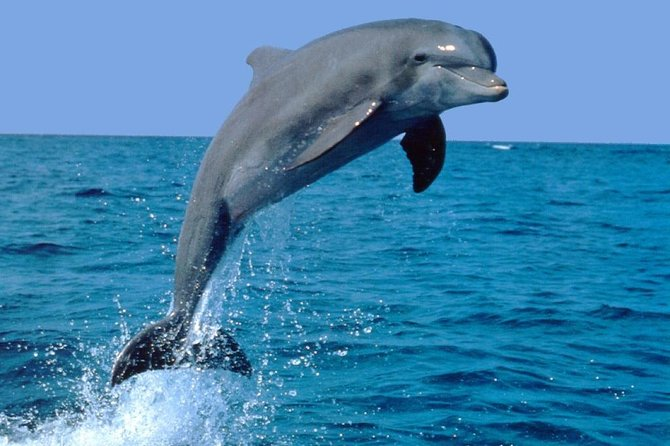
#> input picture images/dolphin.jpg, 670 x 446 px
$ jupyter execute --allow-errors image_to_cartoon.ipynb
#> lines starting #> are read from the running program, lines starting #| are printed output that depends on the picture; after the words box and inside, x2 and y2 are one past the last pixel; in counts of white or black regions, pixels touching at a corner belong together
[cell 1]
import numpy as np
import cv2
import matplotlib.pyplot as plt
import matplotlib.image as matim
import ipywidgets as widgets

[cell 2]
img = matim.imread('./images/dolphin.jpg')
#> img is the input picture: shape (446, 670, 3); mean R, G, B 64.7, 132.1, 174.4
#> the sliders are set to s = 100, r = 0.5
plt.imshow(img)

### Edge Preserving Filter

[cell 3]
@widgets.interact_manual(s=(0,200,1),r=(0,1,0.1))
def edgePreserve(s=50,r=0.5):
#> called with s = 100, r = 0.5
    edgeImg = cv2.edgePreservingFilter(img,sigma_s=s,sigma_r=r)
    # display output
    plt.figure(figsize=(15,8))
    plt.subplot(1,2,1) # orginal image
    plt.imshow(img)
    plt.yticks([]),plt.xticks([])
    plt.title('Orignal Image')
    plt.subplot(1,2,2) # filtered image
    plt.imshow(edgeImg)
    plt.title('Filter Image')
    plt.yticks([]),plt.xticks([])
    plt.show()
#> the sliders are set to s = 100, r = 0.5

###  Detail Enhance

[cell 4]
@widgets.interact(s=(0,200,1),r=(0,1,0.1))
def detail(s=20,r=0.2):
#> called with s = 100, r = 0.5
    detaiImg = cv2.detailEnhance(img,sigma_s=s,sigma_r=r)
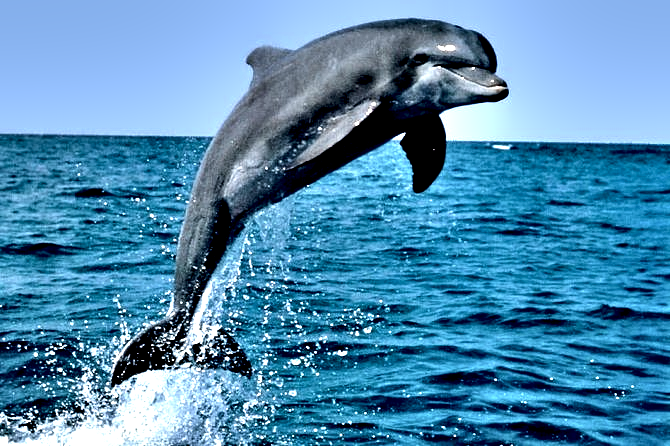
#> detaiImg: shape (446, 670, 3); mean R, G, B 78.4, 138.8, 177.1
    # display output
    plt.figure(figsize=(15,8))
    plt.subplot(1,2,1) # orginal image
    plt.imshow(img)
    plt.yticks([]),plt.xticks([])
    plt.title('Orignal Image')
    plt.subplot(1,2,2) # filtered image
    plt.imshow(detaiImg)
    plt.title('Detail Enhance')
    plt.yticks([]),plt.xticks([])
    plt.show()

---

[cell 5]
def adjust_gamma(image,gamma=1):
    invGamma = 1.0 / gamma
    table = np.array([((i/255)**invGamma)*255 for i in np.arange(0,256)]) # lookup table
    lut_img = cv2.LUT(image.astype(np.uint8),table.astype(np.uint8))
    return lut_img

[cell 6]
path = './images/dolphin.jpg'
img = matim.imread(path)

[cell 7]
#pencil sketch
ksize = 21
sigmaX = 9
gamma = 0.1
gray = cv2.cvtColor(img,cv2.COLOR_BGR2GRAY)
gray_blur = cv2.GaussianBlur(gray,(ksize,ksize),sigmaX) # ksize = 3 to 25 and sigmax = 1 to 15
gray_blur_divide = cv2.divide(gray,gray_blur,scale=256)
pencil_sktech = adjust_gamma(gray_blur_divide,gamma=gamma)#0 - 1


# display output
plt.figure(figsize=(15,8))
plt.subplot(2,2,1)
plt.imshow(gray,cmap='gray')
plt.subplot(2,2,2)
plt.imshow(gray_blur,cmap='gray')
plt.subplot(2,2,3)
plt.imshow(gray_blur_divide,cmap='gray')
plt.subplot(2,2,4)
plt.imshow(pencil_sktech,cmap='gray')
#> the sliders are set to ksize = 14, sigmaX = 8, gamma = 0.5

#> (a cell that did not finish here is left out)

[cell 9]
img = matim.imread('./images/dolphin.jpg')

[cell 10]
# Edge Mask
def edge_mask(img,ksize,block_size):
#> called with ksize = 5, block_size = 9
    gray = cv2.cvtColor(img,cv2.COLOR_BGR2GRAY)
    gray_median = cv2.medianBlur(gray,ksize)
    edges = cv2.adaptiveThreshold(gray_median,255,cv2.ADAPTIVE_THRESH_MEAN_C,
                                  cv2.THRESH_BINARY,block_size,ksize)
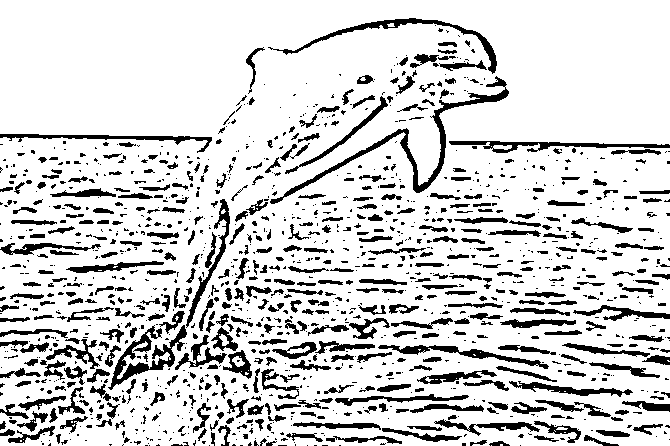
#> edges: shape (446, 670); 82.9% white; 1316 black regions (855 under 20 px), largest, box (x1, y1, x2, y2) and area: (270, 76, 509, 204) 2033, (108, 325, 187, 390) 1370, (268, 18, 497, 74) 1174
    return edges

[cell 11]
edge_img = edge_mask(img,5,9)

[cell 12]
plt.imshow(edge_img,cmap='gray')

### K Means Clustering

[cell 13]
def kmeans_cluster(img,k):
    # transform image
#> called with k = 6
    data = np.float32(img).reshape((-1,3))

    criteria = (cv2.TERM_CRITERIA_EPS + cv2.TERM_CRITERIA_MAX_ITER,20,0.001)
    # k means
    ret, label, center = cv2.kmeans(data,k,None,criteria,5,cv2.KMEANS_RANDOM_CENTERS)
#> ret = 168715524.6; center = [[44.8, 136.6, 178.8], [192.5, 224.9, 245.4], [12.17, 113.6, 157.1], [104.8, 123.9, 141.4], [124.9, 167.8, 224.2], [20.63, 57.03, 90.14]]
    center = np.uint8(center)
#> center = [[44, 136, 178], [192, 224, 245], [12, 113, 157], [104, 123, 141], [124, 167, 224], [20, 57, 90]]
    result = center[label.flatten()]
    result = result.reshape(img.shape)
    return result

[cell 14]
cluster_img = kmeans_cluster(img,6)

[cell 15]
plt.figure(figsize=(10,6))
plt.subplot(1,2,1)
plt.imshow(img)
plt.subplot(1,2,2)
plt.imshow(cluster_img)

[cell 16]
# apply bilateral filter
d = 7
sigmacolor = 200 # greater 100
sigmaspace = 200 # greater 200
bilateral = cv2.bilateralFilter(cluster_img,d=d,sigmaColor=sigmacolor,sigmaSpace=sigmaspace)
cartoon = cv2.bitwise_and(bilateral,bilateral,mask=edge_img)
#> the sliders are set to ksize = 11, block_size = 11, k = 10, d = 10, sigmacolor = 150, sigmaspace = 150

[cell 17]
plt.imshow(cartoon)

[cell 18]
# image to cartoon widgets

def edge_mask(img,ksize,block_size):
#> called with ksize = 11, block_size = 11
    gray = cv2.cvtColor(img,cv2.COLOR_BGR2GRAY)
    gray_median = cv2.medianBlur(gray,ksize)
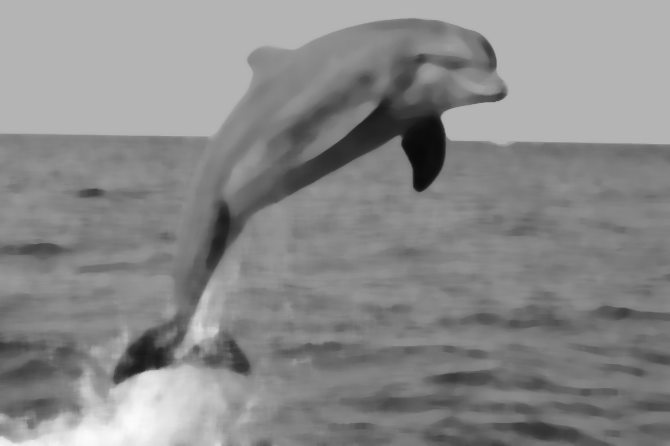
#> gray_median: shape (446, 670); min 9, max 251, mean 137.1
    edges = cv2.adaptiveThreshold(gray_median,255,cv2.ADAPTIVE_THRESH_MEAN_C,
                                  cv2.THRESH_BINARY,block_size,ksize)
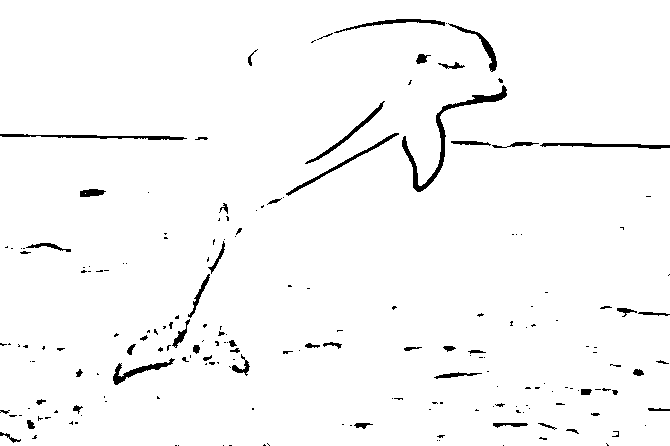
#> edges: shape (446, 670); 97.5% white; 197 black regions (139 under 20 px), largest, box (x1, y1, x2, y2) and area: (402, 85, 507, 192) 1060, (0, 134, 187, 140) 494, (286, 133, 399, 196) 419
    return edges

def kmeans_cluster(img,k):
    # transform image
#> called with k = 10
    data = np.float32(img).reshape((-1,3))

    criteria = (cv2.TERM_CRITERIA_EPS + cv2.TERM_CRITERIA_MAX_ITER,20,0.001)
    # k means
    ret, label, center = cv2.kmeans(data,k,None,criteria,5,cv2.KMEANS_RANDOM_CENTERS)
#> ret = 91227342.7; center = [[164.2, 203.6, 235.3], [125, 167.5, 225.2], [209.7, 237.2, 249.8], [114.6, 130.9, 147.2], [67.67, 93.7, 115.1], [7.98, 88.88, 132.9], [16.93, 39.48, 68.37], [13.94, 121.9, 165.8], [73.83, 146.7, 187.2], [42.04, 134.5, 176.5]]
    center = np.uint8(center)
#> center = [[164, 203, 235], [124, 167, 225], [209, 237, 249], [114, 130, 147], [67, 93, 115], [7, 88, 132], [16, 39, 68], [13, 121, 165], [73, 146, 187], [42, 134, 176]]
    result = center[label.flatten()]
    result = result.reshape(img.shape)
    return result

[cell 19]
img = matim.imread('./images/dolphin.jpg')

[cell 20]
# cartoonizing
@widgets.interact_manual(ksize=(1,21,2),block_size=(1,21,2),k=(1,20,1),
                         d=(5,15,2),sigmacolor=(1,300),sigmaspace=(1,300))
def cartoon_image(ksize=5,block_size=7,k=7,d=7,sigmacolor=200,sigmaspace=200):
    # step-1: edge_mask, kmeans
    edgeMask =  edge_mask(img,ksize,block_size)
    cluster_img = kmeans_cluster(img,k)
    # step-2: apply bilateral filter
    bilateral = cv2.bilateralFilter(cluster_img,d=d,sigmaColor=sigmacolor,sigmaSpace=sigmaspace)
    cartoon = cv2.bitwise_and(bilateral,bilateral,mask=edgeMask)
    # display
    plt.figure(figsize=(15,8))
    plt.subplot(1,2,1) # orginal image
    plt.imshow(img)
    plt.yticks([]),plt.xticks([])
    plt.title('Orignal Image')
    plt.subplot(1,2,2) # filtered image
    plt.imshow(cartoon)
    plt.title('Cartoon Image')
    plt.yticks([]),plt.xticks([])
    plt.show()

# App

[cell 21]
img = matim.imread('./images/g1.jpg')
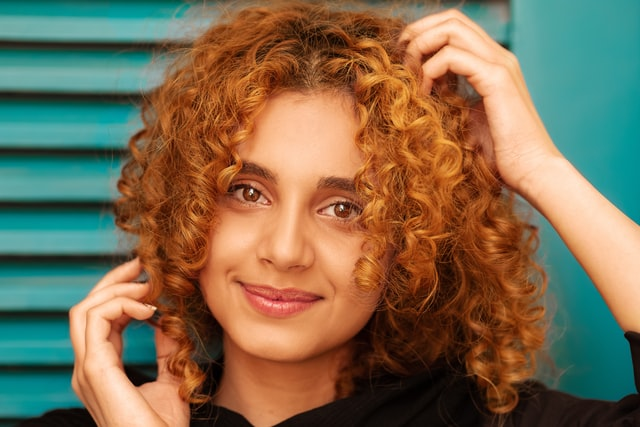
#> input picture images/g1.jpg, 640 x 427 px
#> img is the input picture: shape (427, 640, 3); mean R, G, B 124.1, 107.7, 81.4
#> the sliders are set to style = detail

[cell 22]
@widgets.interact_manual(style=['detail','pencil','cartoon'])
def app(style='pencil'):
#> called with style = 'detail'
    if style == 'detail':
        # ---------- detail enhance
        @widgets.interact_manual(s=(0,200,1),r=(0,1,0.1))
#> the sliders are set to s = 100, r = 0.5
        def detail(s=20,r=0.2):
#> called with s = 100, r = 0.5
            detaiImg = cv2.detailEnhance(img,sigma_s=s,sigma_r=r)
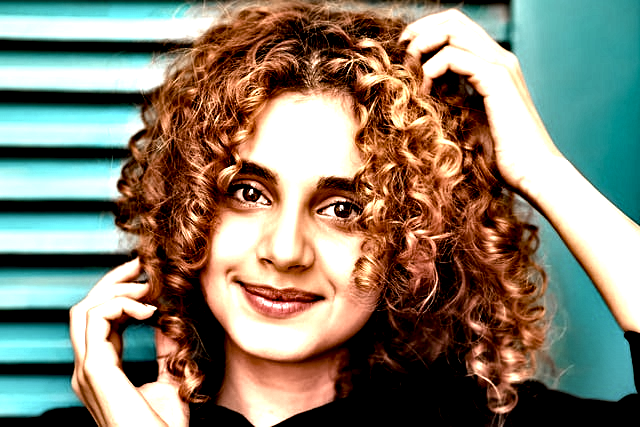
#> detaiImg: shape (427, 640, 3); mean R, G, B 133.3, 127, 110.9
            # display output
            plt.figure(figsize=(15,8))
            plt.subplot(1,2,1) # orginal image
            plt.imshow(img)
            plt.yticks([]),plt.xticks([])
            plt.title('Orignal Image')
            plt.subplot(1,2,2) # filtered image
            plt.imshow(detaiImg)
            plt.title('Detail Enhance')
            plt.yticks([]),plt.xticks([])
            plt.show()

    elif style=='pencil':
        # ---------- pencil art
        @widgets.interact_manual(ksize=(3,25,2),sigmaX=(1,15,2),gamma=(0,1,0.01))
        def pencil_art_image(ksize=21,sigmaX=9,gamma=0.1):
            gray = cv2.cvtColor(img,cv2.COLOR_BGR2GRAY)
            gray_blur = cv2.GaussianBlur(gray,(ksize,ksize),sigmaX) # ksize = 3 to 25 and sigmax = 1 to 15
            gray_blur_divide = cv2.divide(gray,gray_blur,scale=256)
            pencil_sktech = adjust_gamma(gray_blur_divide,gamma=gamma)#0 - 1
            # display the output
            plt.figure(figsize=(15,8))
            plt.subplot(1,2,1) # orginal image
            plt.imshow(img)
            plt.yticks([]),plt.xticks([])
            plt.title('Orignal Image')
            plt.subplot(1,2,2) # filtered image
            plt.imshow(pencil_sktech,cmap='gray')
            plt.title('Pencil Sketch')
            plt.yticks([]),plt.xticks([])
            plt.show()


    elif style =='cartoon':
        # cartoonizing
        @widgets.interact_manual(ksize=(1,21,2),block_size=(1,21,2),k=(1,20,1),
                                 d=(5,15,2),sigmacolor=(1,300),sigmaspace=(1,300))
        def cartoon_image(ksize=5,block_size=7,k=7,d=7,sigmacolor=200,sigmaspace=200):
            # step-1: edge_mask, kmeans
            edgeMask =  edge_mask(img,ksize,block_size)
            cluster_img = kmeans_cluster(img,k)
            # step-2: apply bilateral filter
            bilateral = cv2.bilateralFilter(cluster_img,d=d,sigmaColor=sigmacolor,sigmaSpace=sigmaspace)
            cartoon = cv2.bitwise_and(bilateral,bilateral,mask=edgeMask)
            # display
            plt.figure(figsize=(15,8))
            plt.subplot(1,2,1) # orginal image
            plt.imshow(img)
            plt.yticks([]),plt.xticks([])
            plt.title('Orignal Image')
            plt.subplot(1,2,2) # filtered image
            plt.imshow(cartoon)
            plt.title('Cartoon Image')
            plt.yticks([]),plt.xticks([])
            plt.show()

[cell 23]
def pencil_art_image(ksize=21,sigmaX=9,gamma=0.1):
#> called with ksize = 7, sigmaX = 5, gamma = 0.23
    gray = cv2.cvtColor(img,cv2.COLOR_BGR2GRAY)
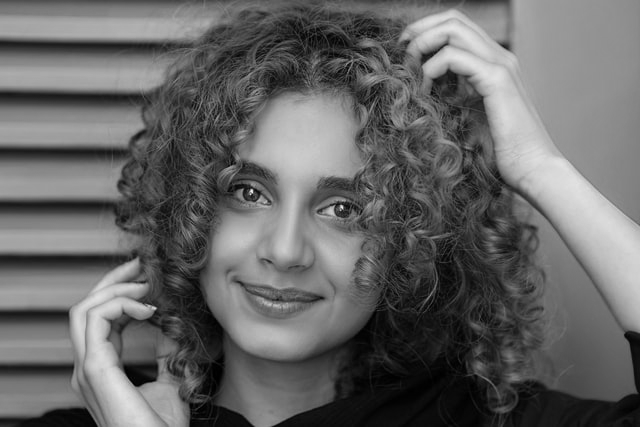
#> gray: shape (427, 640); min 0, max 240, mean 101.7
    gray_blur = cv2.GaussianBlur(gray,(ksize,ksize),sigmaX) # ksize = 3 to 25 and sigmax = 1 to 15
#> gray_blur: shape (427, 640)
    gray_blur_divide = cv2.divide(gray,gray_blur,scale=256)
#> gray_blur_divide: shape (427, 640)
    pencil_sktech = adjust_gamma(gray_blur_divide,gamma=gamma)#0 - 1
#> call 2 of adjust_gamma, with gamma = 0.23
#> in adjust_gamma (call 2), `lut_img = cv2.LUT(image.astype(np.uint8),table.astype(np.uint8))`:
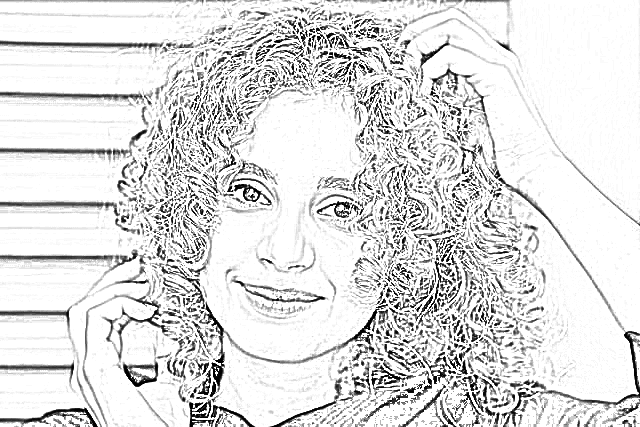
#> lut_img: shape (427, 640); min 0, max 255, mean 222.6
#> `cv2.imwrite('pencil.png',pen)`: Out = True
    return pencil_sktech

[cell 24]
def cartoon_image(ksize=5,block_size=7,k=7,d=7,sigmacolor=200,sigmaspace=200):
    # step-1: edge_mask, kmeans
    edgeMask =  edge_mask(img,ksize,block_size)
#> call 2 of edge_mask, with ksize = 5, block_size = 7
#> in edge_mask (call 2), `edges = cv2.adaptiveThreshold(gray_median,255,cv2.ADAPTIVE_THRESH_MEAN..`:
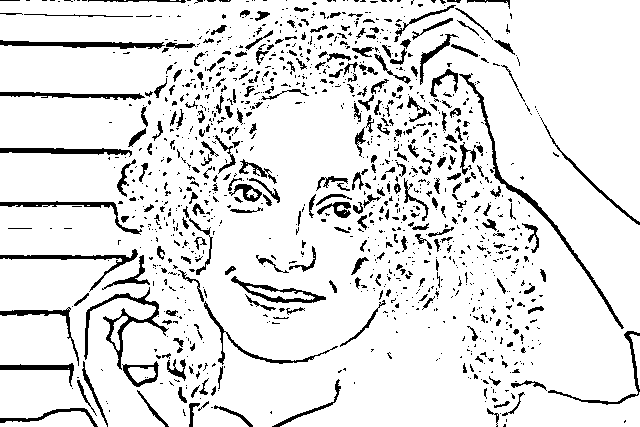
#> edges: shape (427, 640); 89.2% white; 1226 black regions (938 under 20 px), largest, box (x1, y1, x2, y2) and area: (459, 73, 624, 329) 1169, (84, 287, 169, 370) 1049, (0, 40, 165, 49) 790
    cluster_img = kmeans_cluster(img,k)
    # step-2: apply bilateral filter
    bilateral = cv2.bilateralFilter(cluster_img,d=d,sigmaColor=sigmacolor,sigmaSpace=sigmaspace)
#> bilateral: shape (427, 640, 3)
    cartoon = cv2.bitwise_and(bilateral,bilateral,mask=edgeMask)
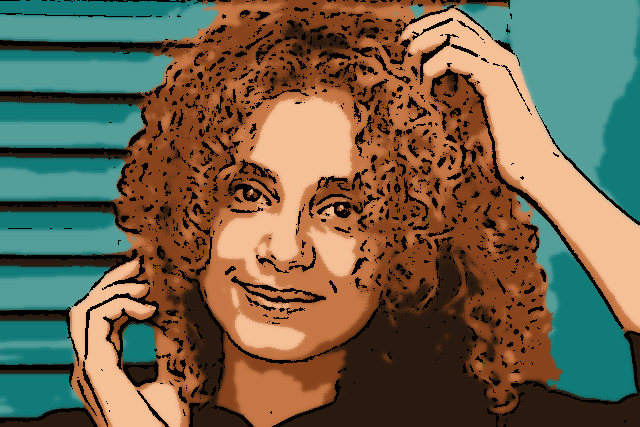
#> cartoon: shape (427, 640, 3); mean R, G, B 111, 99.5, 76.3
    return cartoon

[cell 25]
pen = pencil_art_image(7,5,0.23)

[cell 26]
cv2.imwrite('pencil.png',pen)
